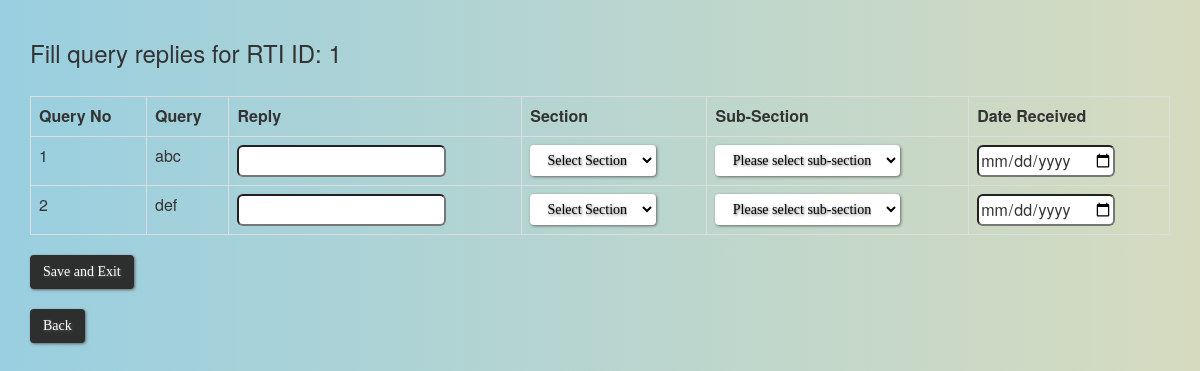
The page /reply_queries.php?id=1 on the database its author committed.
### tables this page shows
CREATE TABLE `t2` (
  `id` int(11) NOT NULL,
  `q_no` int(11) NOT NULL,
  `ques` varchar(200) NOT NULL,
  `map` varchar(50) NOT NULL,
  `date_sent` date NOT NULL
);

### reply_queries.php (the view, shortened to what this page needs)
<html>
	<head>
		<link rel="stylesheet" href="css/background.css">
		<link rel="stylesheet" href="bootstrap/css/bootstrap.min.css">
	</head>
	<body>
	<div class="container">
	<?php
		include 'config_database.php';
		$id=$_GET['id'];
		$k = "SELECT * FROM t2 WHERE id=".$id.";";
		$query=mysqli_query($con,$k);
		$data2=mysqli_num_rows($query);
		$a=$data2;
		echo "<br><h3>Fill query replies for RTI ID: ".$id."</h3><br>";
		echo "<table class='table table-bordered'>
				<tbody>
					<tr>
						<th>Query No</th>
						<th>Query</th>
						<th>Reply</th>
						<th>Section</th>
						<th>Sub-Section</th>
						<th>Date Received</th>
					</tr>";
		echo "<form action=save_replies.php method=post>";
		while( $a!=0)
		{
			$data3=mysqli_fetch_array($query);
			$ans="ans".$a;
			$sec="sec".$a;
			$date_rec="date_rec".$a;
	?>
		<tr>
			<td> <?php echo $data3['q_no']?> </td>
			<td> <?php echo $data3['ques']?></td>
			<td><input  style="height:32px" type=text name=<?php echo $ans; ?>></td>
			<td>
				<select class="btn" style="background:white; color:black" onchange="javascript: dynamicdropdown(this.options[this.selectedIndex].value, this.name);" name=<?php echo $sec; ?>>
					<option value="">Select Section</option>
				</select>
			</td>
			<td>
			<div>
				<script type="text/javascript" language="JavaScript">
					document.write('<select class="btn" style="background:white; color:black" name="subsec" id="subsec" ><option value="">Please select sub-section</option></select>')
					document.getElementById("subsec").name=blah;
					document.getElementById("subsec").id=blah;
				</script>
			</div>
			</td>
			<td><input  style="height:32px" type=date name=<?php echo $date_rec;?> placeholder=YYYY-MM-DD></td>
		</tr>
	<?php
			$a--;
		}
		echo "</table>" ;
		echo "<input type=submit name=save class=btn value='Save and Exit' >";
		echo "<br><br><a href='ongoing_rti_option.php?id=".$id."' class=btn>Back</a>";
	?>
	</div>
	</body>
</html>

### css/background.css (style rules this page uses)
body { background: #99cfe0; background: -moz-linear-gradient(left, #f9cfe0 0%, #d6dbbf 100%); background: -webkit-linear-gradient(left, #99cfe0 0%,#d6dbbf 100%); background: linear-gradient(to right, #99cfe0 0%,#d6dbbf 100%); }
.btn { background: #2d2e2e; background-image: -webkit-linear-gradient(top, #2d2e2e, #6b696b); background-image: -moz-linear-gradient(top, #2d2e2e, #6b696b); background-image: -ms-linear-gradient(top, #2d2e2e, #6b696b); background-image: -o-linear-gradient(top, #2d2e2e, #6b696b); background-image: linear-gradient(to bottom, #2d2e2e, #6b696b); -webkit-border-radius: 8; -moz-border-radius: 8; border-radius: 8px; text-shadow: 1px 1px 3px #616161; -webkit-box-shadow: 1px 1px 3px #666666; -moz-box-shadow: 1px 1px 3px #666666; box-shadow: 1px 1px 3px #666666; font-family: Georgia; color: #ffffff; font-size: 20px; padding: 10px 20px 10px 20px; text-decoration: none; cursor: pointer; }
input { border-radius: 6px; }

### rows shown on the page
t2: q_no "1", ques "abc"
t2: q_no "2", ques "def"

### other values the page prints
$id "1"
